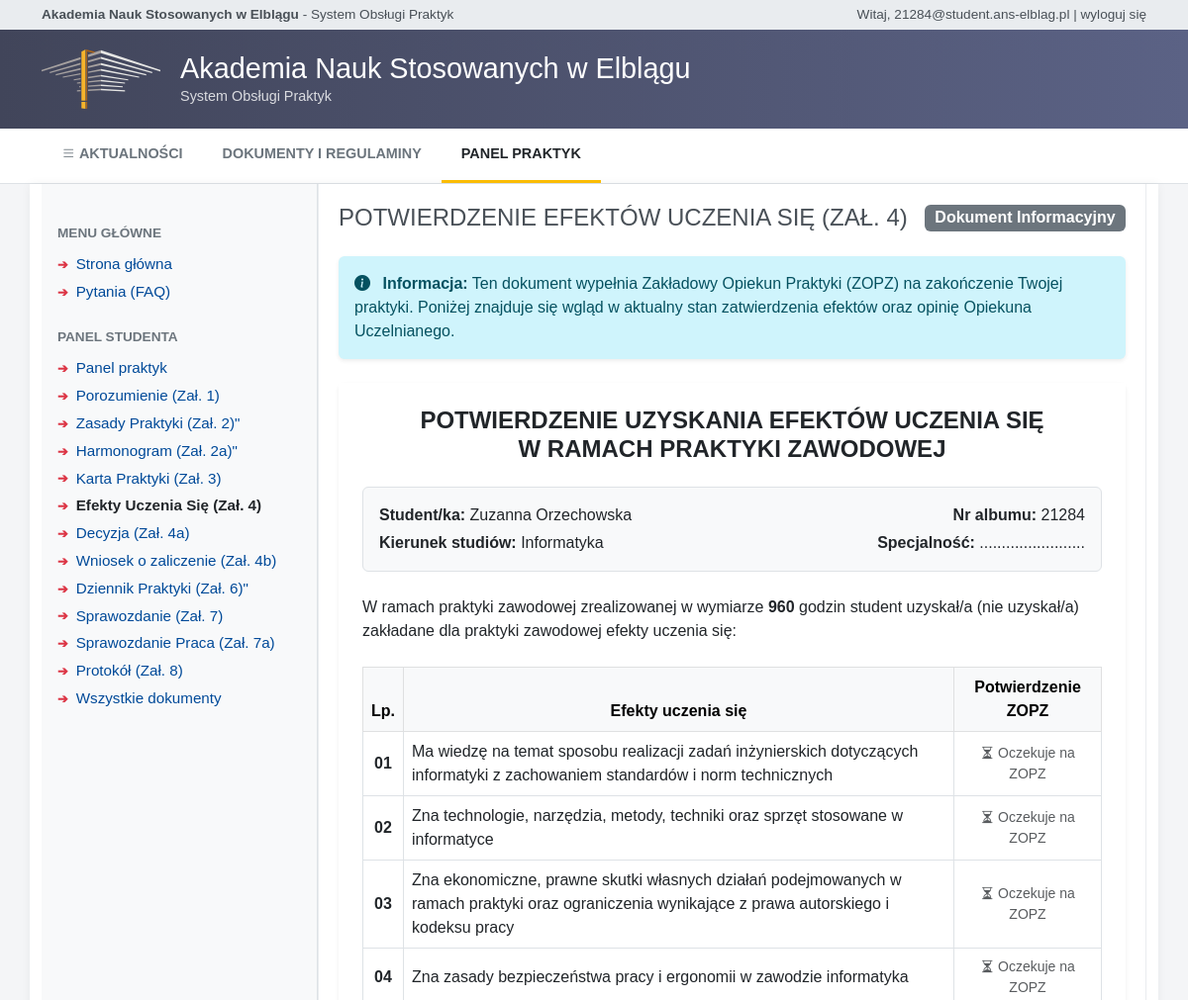
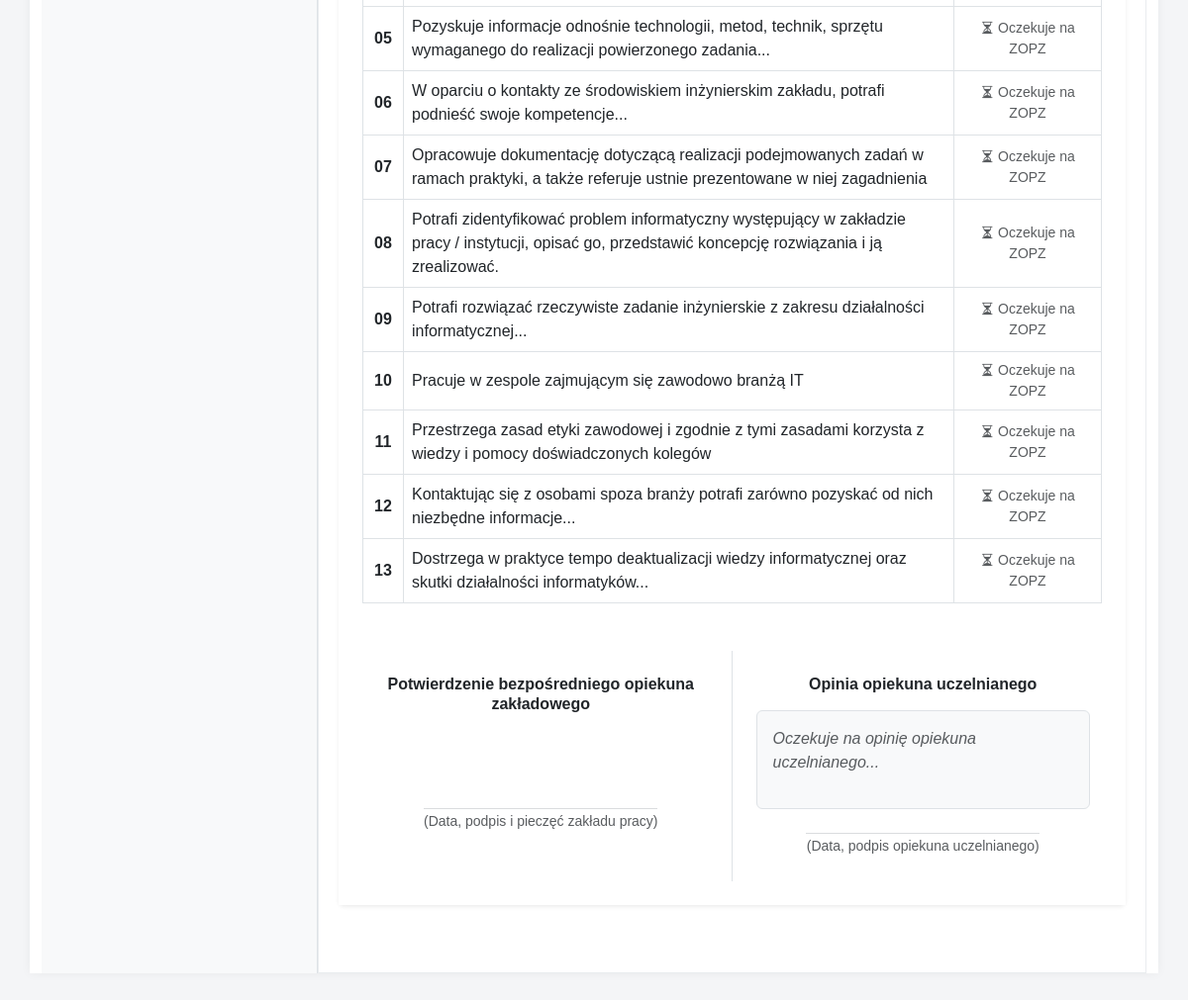
The app's page /student/zal4_efekty (signed in) with its own data (2 pictures, top to bottom).
### models.py (models this page shows, shortened)
class Uzytkownik(db.Model, UserMixin):
    __tablename__ = 'uzytkownik'
    id = db.Column(db.Integer, primary_key=True)
    email = db.Column(db.String(120), unique=True, nullable=False)
    haslo_hash = db.Column(db.String(255), nullable=False)
    imie = db.Column(db.String(50), nullable=False)
    nazwisko = db.Column(db.String(50), nullable=False)
    rola = db.Column(db.String(20), nullable=False)
    aktywny = db.Column(db.Integer, default=1)
    @property
    def is_active(self):
        return bool(self.aktywny)

class Student(db.Model):
    __tablename__ = 'student'
    id = db.Column(db.Integer, primary_key=True)
    uzytkownik_id = db.Column(db.Integer, db.ForeignKey('uzytkownik.id'), nullable=False)
    nr_albumu = db.Column(db.String(20), unique=True, nullable=False)
    kierunek = db.Column(db.String(100), default='informatyka')
    specjalnosc = db.Column(db.String(100))
    tryb_studiow = db.Column(db.String(50))
    rok_studiow = db.Column(db.Integer)
    uzytkownik = db.relationship('Uzytkownik', backref=db.backref('student_profil', uselist=False))

class Praktyka(db.Model):
    __tablename__ = 'praktyka'
    id = db.Column(db.Integer, primary_key=True)
    student_id = db.Column(db.Integer, db.ForeignKey('student.id'), nullable=False)
    zaklad_id = db.Column(db.Integer, db.ForeignKey('zaklad_pracy.id'), nullable=False)
    uopz_id = db.Column(db.Integer, db.ForeignKey('uzytkownik.id'), nullable=False)
    status = db.Column(db.String(50), default='OCZEKUJE_NA_ZAL9')
    data_start = db.Column(db.Date)
    data_end = db.Column(db.Date)
    liczba_godzin = db.Column(db.Integer, default=960)
    student = db.relationship('Student', backref='praktyki')
    zaklad = db.relationship('ZakladPracy')

### blueprints/student.py (the view)
@student_bp.route('/zal4_efekty')
@login_required
def zal4_efekty():
    if current_user.rola != 'student':
        return redirect(url_for('index'))
    student = Student.query.filter_by(uzytkownik_id=current_user.id).first()
    praktyka = Praktyka.query.filter_by(student_id=student.id).first()
    if not praktyka:
        flash('Brak przypisanej praktyki.', 'warning')
        return redirect(url_for('student.dashboard'))
    dokument = Dokument.query.filter_by(praktyka_id=praktyka.id, typ_zalacznika='ZAL4').first()
    efekty = []
    if dokument:
        efekty = EfektUczenia.query.filter_by(dokument_id=dokument.id).order_by(EfektUczenia.kod_efektu).all()
    lista_wymaganych_efektow = [
        "Ma wiedzę na temat sposobu realizacji zadań inżynierskich dotyczących informatyki z zachowaniem standardów i norm technicznych",
        "Zna technologie, narzędzia, metody, techniki oraz sprzęt stosowane w informatyce",
        "Zna ekonomiczne, prawne skutki własnych działań podejmowanych w ramach praktyki oraz ograniczenia wynikające z prawa autorskiego i kodeksu pracy",
        "Zna zasady bezpieczeństwa pracy i ergonomii w zawodzie informatyka",
        "Pozyskuje informacje odnośnie technologii, metod, technik, sprzętu wymaganego do realizacji powierzonego zadania...",
        "W oparciu o kontakty ze środowiskiem inżynierskim zakładu, potrafi podnieść swoje kompetencje...",
        "Opracowuje dokumentację dotyczącą realizacji podejmowanych zadań w ramach praktyki, a także referuje ustnie prezentowane w niej zagadnienia",
        "Potrafi zidentyfikować problem informatyczny występujący w zakładzie pracy / instytucji, opisać go, przedstawić koncepcję rozwiązania i ją zrealizować.",
        "Potrafi rozwiązać rzeczywiste zadanie inżynierskie z zakresu działalności informatycznej...",
        "Pracuje w zespole zajmującym się zawodowo branżą IT",
        "Przestrzega zasad etyki zawodowej i zgodnie z tymi zasadami korzysta z wiedzy i pomocy doświadczonych kolegów",
        "Kontaktując się z osobami spoza branży potrafi zarówno pozyskać od nich niezbędne informacje...",
        "Dostrzega w praktyce tempo deaktualizacji wiedzy informatycznej oraz skutki działalności informatyków..."
    ]
    return render_template(
        'dokumenty/zal4_efekty.html',
        student=student,
        praktyka=praktyka,
        dokument=dokument,
        efekty=efekty,
        lista_statyczna=lista_wymaganych_efektow
    )

### templates/dokumenty/zal4_efekty.html (shortened to what this page needs)
{% extends "base.html" %}
{% block content %}
<div class="d-flex justify-content-between align-items-center mb-4">
    <div>
        <h2
            style="color: #495057; font-weight: normal; font-size: 1.5rem; text-transform: uppercase; margin-bottom: 0;">
            Potwierdzenie Efektów Uczenia się (Zał. 4)
        </h2>
    </div>
    {% if dokument and dokument.uwagi_opiekuna %}
    <span class="badge bg-success fs-6">Zaopiniowano przez UOPZ</span>
    {% else %}
    <span class="badge bg-secondary fs-6">Dokument Informacyjny</span>
    {% endif %}
</div>
<div class="alert alert-info border-0 shadow-sm mb-4">
    <i class="bi bi-info-circle-fill me-2"></i>
    <strong>Informacja:</strong> Ten dokument wypełnia Zakładowy Opiekun Praktyki (ZOPZ) na zakończenie Twojej praktyki.
    Poniżej znajduje się wgląd w aktualny stan zatwierdzenia efektów oraz opinię Opiekuna Uczelnianego.
</div>
<div class="card shadow-sm border-0 mb-5">
    <div class="card-body p-4 bg-white">
        <h4 class="text-center fw-bold mb-4">POTWIERDZENIE UZYSKANIA EFEKTÓW UCZENIA SIĘ<br>W RAMACH PRAKTYKI ZAWODOWEJ
        </h4>
        <div class="bg-light p-3 mb-4 rounded border">
            <div class="row">
                <div class="col-md-6">
                    <p class="mb-1"><strong>Student/ka:</strong> {{ student.uzytkownik.imie }} {{
                        student.uzytkownik.nazwisko }}</p>
                    <p class="mb-0"><strong>Kierunek studiów:</strong> {{ student.kierunek }}</p>
                </div>
                <div class="col-md-6 text-md-end">
                    <p class="mb-1"><strong>Nr albumu:</strong> {{ student.nr_albumu }}</p>
                    <p class="mb-0"><strong>Specjalność:</strong> {{ student.specjalnosc or '........................'
                        }}</p>
                </div>
            </div>
        </div>
        <p class="mb-4">
            W ramach praktyki zawodowej zrealizowanej w wymiarze <strong>{{ praktyka.liczba_godzin }}</strong> godzin
            student uzyskał/a (nie uzyskał/a) zakładane dla praktyki zawodowej efekty uczenia się:
        </p>
        <table class="table table-bordered align-middle">
            <thead class="table-light text-center">
                <tr>
                    <th style="width: 5%">Lp.</th>
                    <th style="width: 75%">Efekty uczenia się</th>
                    <th style="width: 20%">Potwierdzenie ZOPZ</th>
                </tr>
            </thead>
            <tbody>
                {% if efekty %}
                {% for efekt in efekty %}
                <tr>
                    <td class="text-center fw-bold">{{ loop.index }}</td>
                    <td>{{ efekt.opis_efektu }}</td>
                    <td class="text-center">
                        {% if efekt.podpis_zopz %}
                        {% if efekt.uzyskany == 1 %}
                        <span class="badge bg-success"><i class="bi bi-check-circle"></i> Uzyskał/a</span>
                        {% else %}
                        <span class="badge bg-danger"><i class="bi bi-x-circle"></i> Nie uzyskał/a</span>
                        {% endif %}
                        {% else %}
                        <span class="text-muted small">Oczekuje na weryfikację</span>
                        {% endif %}
                    </td>
                </tr>
                {% endfor %}
                {% else %}
                {% for opis in lista_statyczna %}
                <tr>
                    <td class="text-center fw-bold">{{ "%02d"|format(loop.index) }}</td>
                    <td>{{ opis }}</td>
                    <td class="text-center text-muted small">
                        <i class="bi bi-hourglass-split"></i> Oczekuje na ZOPZ
                    </td>
                </tr>
                {% endfor %}
                {% endif %}
            </tbody>
        </table>
        <div class="row mt-5">
            <div class="col-md-6 text-center border-end p-4">
                <h6 class="fw-bold mb-5">Potwierdzenie bezpośredniego opiekuna zakładowego</h6>
                <br><br>
                <hr style="width: 70%; margin: 0 auto; border-color: #6c757d;">
                <small class="text-muted">(Data, podpis i pieczęć zakładu pracy)</small>
            </div>
            <div class="col-md-6 text-center p-4">
                <h6 class="fw-bold mb-3">Opinia opiekuna uczelnianego</h6>
                {% if current_user.rola == 'uopz' %}
                <form method="POST">
                    <textarea name="opinia_uopz" class="form-control mb-3" rows="4"
                        placeholder="Wpisz swoją opinię merytoryczną na temat osiągniętych efektów...">{{ dokument.uwagi_opiekuna if dokument and dokument.uwagi_opiekuna else '' }}</textarea>
                    <button type="submit" class="btn btn-success btn-sm w-100"><i class="bi bi-save"></i> Zapisz opinię
                        UOPZ</button>
                </form>
                {% else %}
                <div class="text-start fst-italic p-3 bg-light border rounded mb-4" style="min-height: 100px;">
                    {% if dokument and dokument.uwagi_opiekuna %}
                    {{ dokument.uwagi_opiekuna }}
                    {% else %}
                    <span class="text-muted">Oczekuje na opinię opiekuna uczelnianego...</span>
                    {% endif %}
                </div>
                <hr style="width: 70%; margin: 0 auto; border-color: #6c757d;">
                <small class="text-muted">(Data, podpis opiekuna uczelnianego)</small>
                {% endif %}
            </div>
        </div>
    </div>
</div>
{% endblock %}

### templates/base.html (shortened to what this page needs)
<!DOCTYPE html>
<html lang="pl">
<head>
    <link href="https://cdn.jsdelivr.net/npm/bootstrap@5.3.0/dist/css/bootstrap.min.css" rel="stylesheet">
    <link rel="stylesheet" href="https://cdn.jsdelivr.net/npm/bootstrap-icons@1.10.5/font/bootstrap-icons.css">
</head>
<body>
    <div class="top-bar">
        <div class="container d-flex justify-content-between align-items-center">
            <div>
                <strong>Akademia Nauk Stosowanych w Elblągu</strong> - System Obsługi Praktyk
            </div>
            <div>
                {% if current_user.is_authenticated %}
                Witaj, {{ current_user.email }} |
                <a href="{{ url_for('auth.logout') }}">wyloguj się</a>
                {% else %}
                Nie jesteś zalogowany |
                <a href="{{ url_for('auth.login') }}">zaloguj się</a>
                {% endif %}
            </div>
        </div>
    </div>
    <header class="main-header">
        <div class="container header-content">
            <img src="{{ url_for('static', filename='header-logo.svg') }}" alt="Logo ANS Elbląg"
                style="height: 60px; margin-right: 20px;">
            <div>
                <h1 class="header-title">Akademia Nauk Stosowanych w Elblągu</h1>
                <p class="header-subtitle">System Obsługi Praktyk</p>
            </div>
        </div>
    </header>
    {% block navbar %}
    <nav class="main-nav">
        <div class="container d-flex flex-wrap">
            <a class="nav-link {% if request.path == '/' %}active{% endif %}" href="/"><i class="bi bi-list"></i>
                AKTUALNOŚCI</a>
            <a class="nav-link {% if request.path == '/dokumenty' %}active{% endif %}" href="/dokumenty">DOKUMENTY I
                REGULAMINY</a>
            {% if current_user.is_authenticated %}
            {% if current_user.rola == 'student' %}
            <a class="nav-link {% if 'student' in request.path %}active{% endif %}" href="/student/dashboard">PANEL PRAKTYK</a>
            {% elif current_user.rola == 'uopz' %}
            <a class="nav-link {% if 'uopz' in request.path %}active{% endif %}" href="{{ url_for('uopz.dashboard') }}">PANEL STUDENTÓW</a>
            {% endif %}
            {% endif %}
        </div>
    </nav>
    {% endblock %}
    {% block layout %}
    <div class="container mb-5 content-container">
        <div class="row g-0">
            <div class="col-md-3 sidebar ps-3 pe-3 bg-light border-end">
                <div class="sidebar-section-title">Menu Główne</div>
                <ul class="sidebar-menu">
                    <li><a href="/" class="{% if request.path == '/' %}active{% endif %}">Strona główna</a></li>
                    <li><a href="/pytania" class="{% if request.path == '/pytania' %}active{% endif %}">Pytania
                            (FAQ)</a></li>
                </ul>
                {% if current_user.is_authenticated and current_user.rola == 'student' %}
                <div class="sidebar-section-title mt-4">Panel Studenta</div>
                <ul class="sidebar-menu">
                    <li><a href="/student/dashboard" class="{% if 'dashboard' in request.path %}active{% endif %}">Panel praktyk</a></li>
                    <li><a href="/student/porozumienie"
                            class="{% if 'porozumienie' in request.path %}active{% endif %}">Porozumienie (Zał. 1)</a>
                    </li>
                    <li><a href="/student/zal2_program"
                            class="{% if 'zal2_program' in request.path %}active{% endif %}">Zasady Praktyki (Zał. 2)"
                        </a>
                    </li>
                    <li><a href="/student/zal2a_harmonogram"
                            class="{% if 'zal2a_harmonogram' in request.path %}active{% endif %}">Harmonogram (Zał.
                            2a)"</a>
                    </li>
                    <li><a href="/student/zal3_karta"
                            class="{% if 'zal3_karta' in request.path %}active{% endif %}">Karta Praktyki (Zał. 3)</a>
                    </li>
                    <li><a href="/student/zal4_efekty"
                            class="{% if 'zal4_efekty' in request.path %}active{% endif %}">Efekty Uczenia Się (Zał.
                            4)</a></li>
                    <li><a href="/student/zal4a_decyzja"
                            class="{% if 'zal4a_decyzja' in request.path %}active{% endif %}">Decyzja (Zał. 4a)</a></li>
                    <li><a href="/student/zal4b_wniosek"
                            class="{% if 'zal4b_wniosek' in request.path %}active{% endif %}">Wniosek o zaliczenie (Zał.
                            4b)</a></li>
                    <li><a href="/student/dziennik"
                            class="{% if 'dziennik' in request.path %}active{% endif %}">Dziennik Praktyki (Zał. 6)"</a>
                    </li>
                    <li><a href="/student/sprawozdanie"
                            class="{% if 'sprawozdanie' in request.path %}active{% endif %}">Sprawozdanie (Zał. 7)</a>
                    </li>
                    <li><a href="/student/zal7a_sprawozdanie"
                            class="{% if 'zal7a_sprawozdanie' in request.path %}active{% endif %}">Sprawozdanie Praca
                            (Zał. 7a)</a></li>
                    <li><a href="/student/zal8_protokol"
                            class="{% if 'zal8_protokol' in request.path %}active{% endif %}">Protokół (Zał. 8)</a></li>
                    <li><a href="/dokumenty">Wszystkie dokumenty</a></li>
                </ul>
                {% endif %}
            </div>
            <div class="col-md-9 content-area">
                {% block content %}{% endblock %}
            </div>
        </div>
    </div>
    {% endblock %}
</body>
</html>

### records on screen
Uzytkownik: email "21284@student.ans-elblag.pl", uzytkownik.imie "Zuzanna", uzytkownik.nazwisko "Orzechowska"
Student: kierunek "Informatyka", nr_albumu "21284", specjalnosc "........................"
Praktyka: liczba_godzin "960"

### other values on screen
{{ "%02d"|format(loop.index) }} "01" "02" "03" "04" "05" "06" "07" "08" "09" "10" "11" "12" "13"
{{ opis }} "Ma wiedzę na temat sposobu realizacji zadań inżynierskich dotyczących informatyki z zachowaniem standardów i norm technicznych" "Zna technologie, narzędzia, metody, techniki oraz sprzęt stosowane w informatyce" "Zna ekonomiczne, prawne skutki własnych działań podejmowanych w ramach praktyki oraz ograniczenia wynikające z prawa autorskiego i kodeksu pracy" "Zna zasady bezpieczeństwa pracy i ergonomii w zawodzie informatyka" "Pozyskuje informacje odnośnie technologii, metod, technik, sprzętu wymaganego do realizacji powierzonego zadania..." "W oparciu o kontakty ze środowiskiem inżynierskim zakładu, potrafi podnieść swoje kompetencje..." "Opracowuje dokumentację dotyczącą realizacji podejmowanych zadań w ramach praktyki, a także referuje ustnie prezentowane w niej zagadnienia" "Potrafi zidentyfikować problem informatyczny występujący w zakładzie pracy / instytucji, opisać go, przedstawić koncepcję rozwiązania i ją zrealizować." "Potrafi rozwiązać rzeczywiste zadanie inżynierskie z zakresu działalności informatycznej..." "Pracuje w zespole zajmującym się zawodowo branżą IT" "Przestrzega zasad etyki zawodowej i zgodnie z tymi zasadami korzysta z wiedzy i pomocy doświadczonych kolegów" "Kontaktując się z osobami spoza branży potrafi zarówno pozyskać od nich niezbędne informacje..." "Dostrzega w praktyce tempo deaktualizacji wiedzy informatycznej oraz skutki działalności informatyków..."
